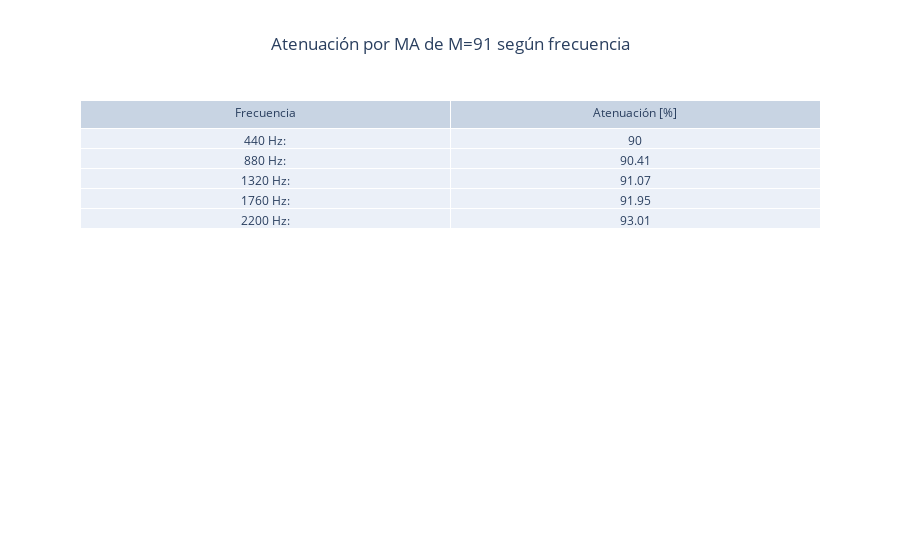

The notebook cell this image was saved under:
### Markdown cell above
Se chequea que se cumpla la atenuación para todos los armónicos

### Code cell
att_MA_440 = np.round(100*(1-response_MA_f(AX1,M_minus90_AX1,440)),2)
att_MA_880 = np.round(100*(1-response_MA_f(AX1,M_minus90_AX1,440*2)),2)
att_MA_1320 = np.round(100*(1-response_MA_f(AX1,M_minus90_AX1,440*3)),2)
att_MA_1760 = np.round(100*(1-response_MA_f(AX1,M_minus90_AX1,440*4)),2)
att_MA_2200 = np.round(100*(1-response_MA_f(AX1,M_minus90_AX1,440*5)),2)

DC_SNR_layout = go.Layout(
    title='Atenuación por MA de M=%i según frecuencia' %M_minus90_AX1,
    title_x=0.5,
    margin=go.layout.Margin(
        autoexpand=True
    )
)

fig7 = go.Figure(data=[go.Table(header=dict(values=['Frecuencia', 'Atenuación [%]'],align='center'),
                cells=dict(values=[['440 Hz:','880 Hz:','1320 Hz:','1760 Hz:','2200 Hz:'], [att_MA_440, att_MA_880, att_MA_1320, att_MA_1760, att_MA_2200]],align='center'))
                ],
                layout=DC_SNR_layout)
fig7.show()

### Figure 1 — Plotly figure (JSON) as saved in the notebook; plotly's stock layout.template omitted (floating-point values rounded to 4 significant figures)
{"data": [{"cells": {"align": "center", "values": [["440 Hz:", "880 Hz:", "1320 Hz:", "1760 Hz:", "2200 Hz:"], [90, 90.41, 91.07, 91.95, 93.01]]}, "header": {"align": "center", "values": ["Frecuencia", "Atenuación [%]"]}, "type": "table"}], "layout": {"margin": {"autoexpand": true}, "title": {"text": "Atenuación por MA de M=91 según frecuencia", "x": 0.5}}}
